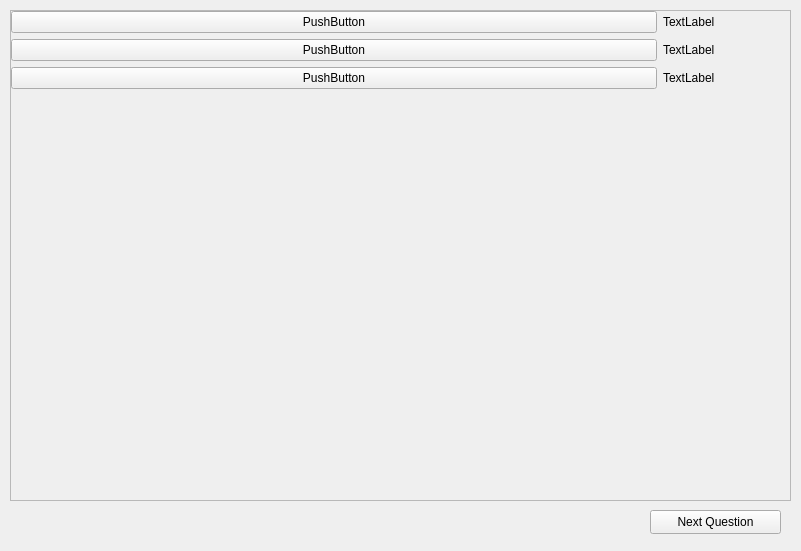
<?xml version="1.0" encoding="UTF-8"?>
<ui version="4.0">
 <class>Form</class>
 <widget class="QWidget" name="Form">
  <property name="geometry">
   <rect>
    <x>0</x>
    <y>0</y>
    <width>801</width>
    <height>551</height>
   </rect>
  </property>
  <property name="windowTitle">
   <string>Form</string>
  </property>
  <widget class="QScrollArea" name="scrollArea">
   <property name="geometry">
    <rect>
     <x>10</x>
     <y>10</y>
     <width>781</width>
     <height>491</height>
    </rect>
   </property>
   <property name="widgetResizable">
    <bool>true</bool>
   </property>
   <widget class="QWidget" name="scrollAreaWidgetContents">
    <property name="geometry">
     <rect>
      <x>0</x>
      <y>0</y>
      <width>779</width>
      <height>489</height>
     </rect>
    </property>
    <widget class="QWidget" name="gridLayoutWidget">
     <property name="geometry">
      <rect>
       <x>0</x>
       <y>0</y>
       <width>781</width>
       <height>491</height>
      </rect>
     </property>
     <layout class="QGridLayout" name="gridLayout" columnstretch="5,1">
      <item row="1" column="0">
       <widget class="QPushButton" name="pushButton_2">
        <property name="text">
         <string>PushButton</string>
        </property>
       </widget>
      </item>
      <item row="3" column="0">
       <spacer name="verticalSpacer">
        <property name="orientation">
         <enum>Qt::Vertical</enum>
        </property>
        <property name="sizeHint" stdset="0">
         <size>
          <width>20</width>
          <height>40</height>
         </size>
        </property>
       </spacer>
      </item>
      <item row="0" column="0">
       <widget class="QPushButton" name="pushButton">
        <property name="text">
         <string>PushButton</string>
        </property>
       </widget>
      </item>
      <item row="0" column="1">
       <widget class="QLabel" name="label">
        <property name="text">
         <string>TextLabel</string>
        </property>
       </widget>
      </item>
      <item row="2" column="0">
       <widget class="QPushButton" name="pushButton_3">
        <property name="text">
         <string>PushButton</string>
        </property>
       </widget>
      </item>
      <item row="1" column="1">
       <widget class="QLabel" name="label_2">
        <property name="text">
         <string>TextLabel</string>
        </property>
       </widget>
      </item>
      <item row="2" column="1">
       <widget class="QLabel" name="label_3">
        <property name="text">
         <string>TextLabel</string>
        </property>
       </widget>
      </item>
     </layout>
    </widget>
   </widget>
  </widget>
  <widget class="QPushButton" name="next">
   <property name="geometry">
    <rect>
     <x>650</x>
     <y>510</y>
     <width>131</width>
     <height>24</height>
    </rect>
   </property>
   <property name="text">
    <string>Next Question</string>
   </property>
  </widget>
 </widget>
 <resources/>
 <connections/>
</ui>
